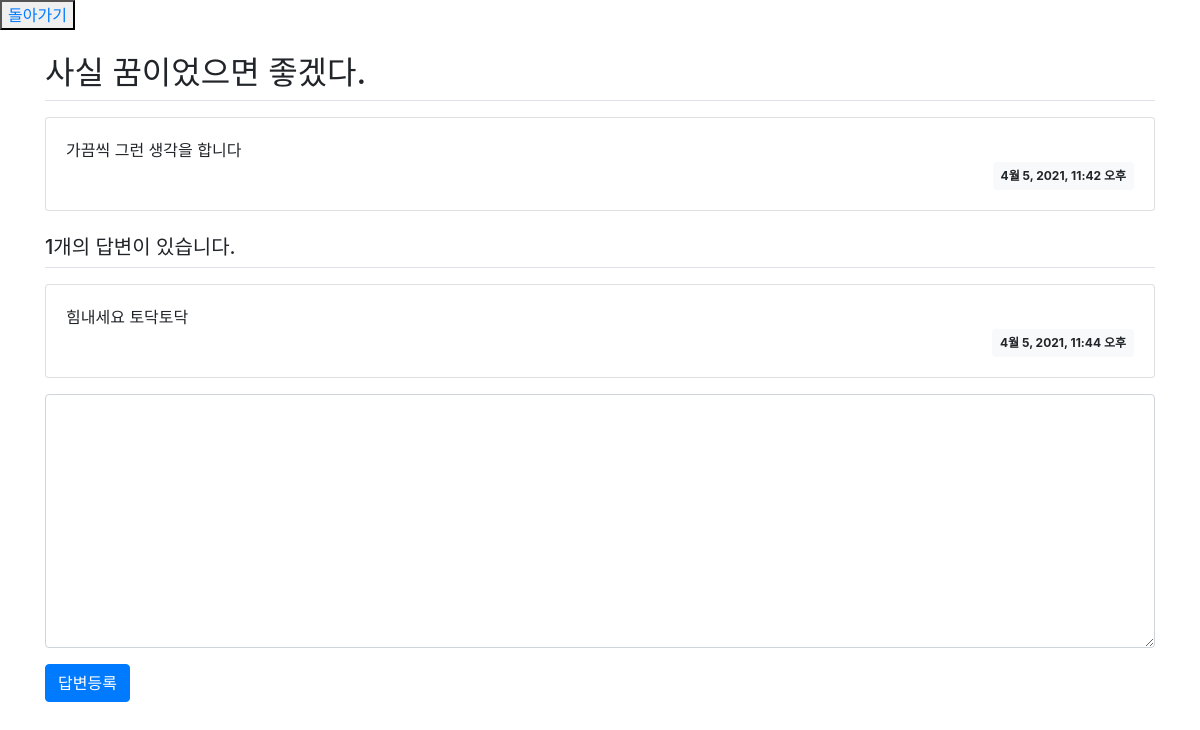
The app's page /pybo/2/, older data.
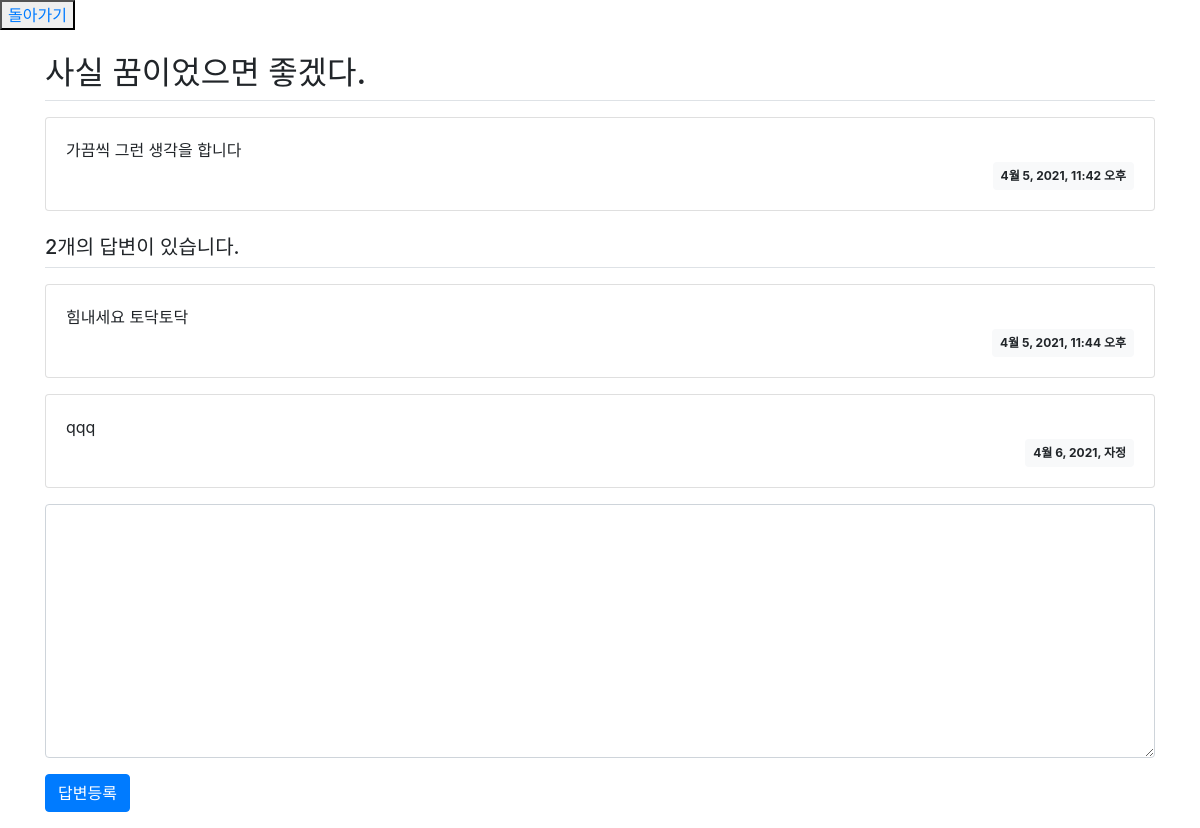
The same page, newer data.
### pybo/models.py (models this page shows, shortened)
class Question(models.Model):
    subject = models.CharField(max_length=200)
    content = models.TextField()
    create_date = models.DateTimeField()

class Answer(models.Model):
    question = models.ForeignKey(Question, on_delete=models.CASCADE)
    content = models.TextField()
    create_date = models.DateTimeField()

### pybo/views.py (the view)
# urls.py: path('<int:question_id>/', views.detail, name='detail'),
def detail(request, question_id):
    question = get_object_or_404(Question, pk=question_id)
    context = {'question': question}
    return render(request, 'question_detail.html', context)

### templates/question_detail.html (shortened to what this page needs)
{% load static %}
<link rel="stylesheet" type="text/css" href="{% static 'bootstrap.min.css' %}">
<button class="button"><a href="{% url 'pybo:index' %}">돌아가기</a></button>
<div class="container my-3">
    <h2 class="border-bottom py-2">{{ question.subject }}</h2>
    <div class="card my-3">
        <div class="card-body">
            <div class="card-text" style="white-space: pre-line;">{{ question.content }}</div>
            <div class="d-flex justify-content-end">
                <div class="badge badge-light p-2">
                    {{ question.create_date }}
                </div>
            </div>
        </div>
    </div>
    <h5 class="border-bottom my-3 py-2">{{ question.answer_set.count }}개의 답변이 있습니다.</h5>
    {% for answer in question.answer_set.all %}
        <div class="card my-3">
            <div class="card-body">
                <div class="card-text" style="white-space: pre-line;">{{ answer.content }}</div>
                <div class="d-flex justify-content-end">
                    <div class="badge badge-light p-2">
                        {{ answer.create_date }}
                    </div>
                </div>
            </div>
        </div>
    {% endfor %}
    <form action="{% url 'pybo:answer_create' question.id %}" method="post" class="my-3">
        <div class="form-group">
            <textarea name="content" id="content" class="form-control" rows="10"></textarea>
        </div>
        <input type="submit" value="답변등록" class="btn btn-primary">
    </form>
</div>

Row changes from the older to the newer data that the page shows:
computed for Question "사실 꿈이었으면 좋겠다.": answer_set.count "1" → "2"
added Answer: content "qqq", create_date "4월 6, 2021, 자정"
